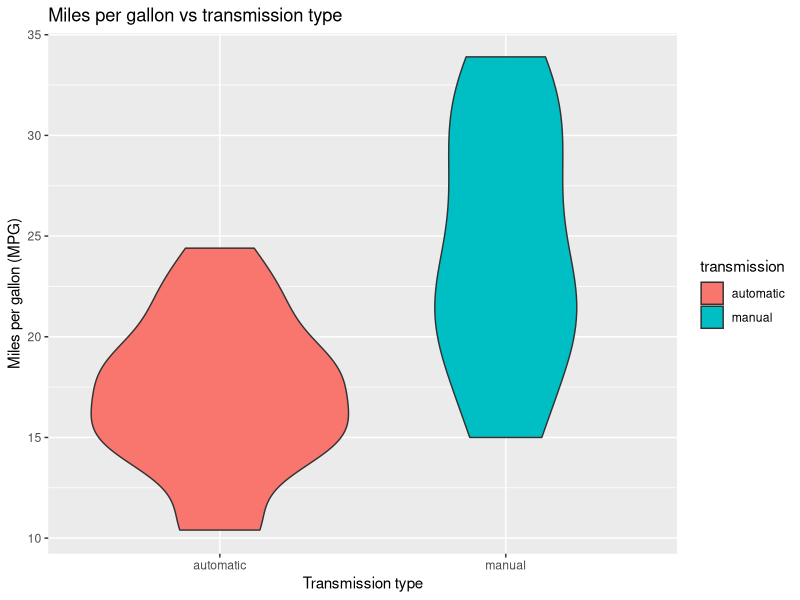
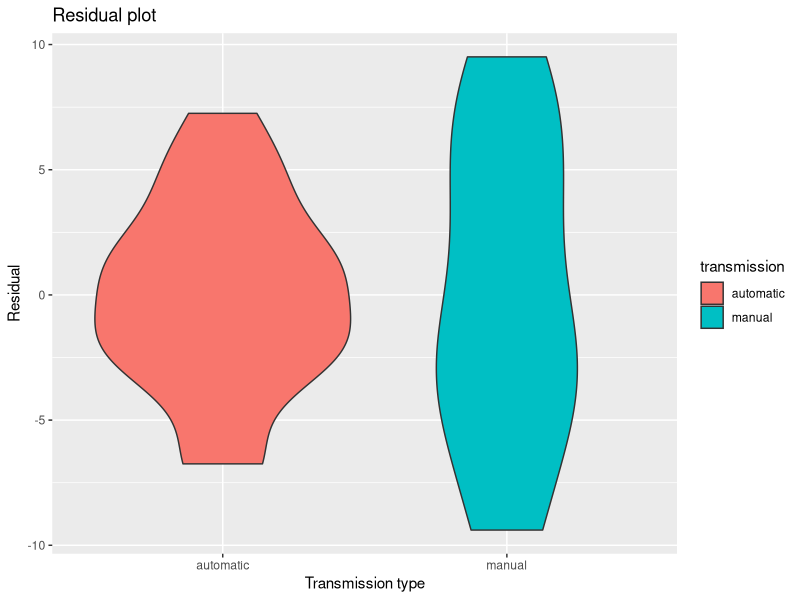
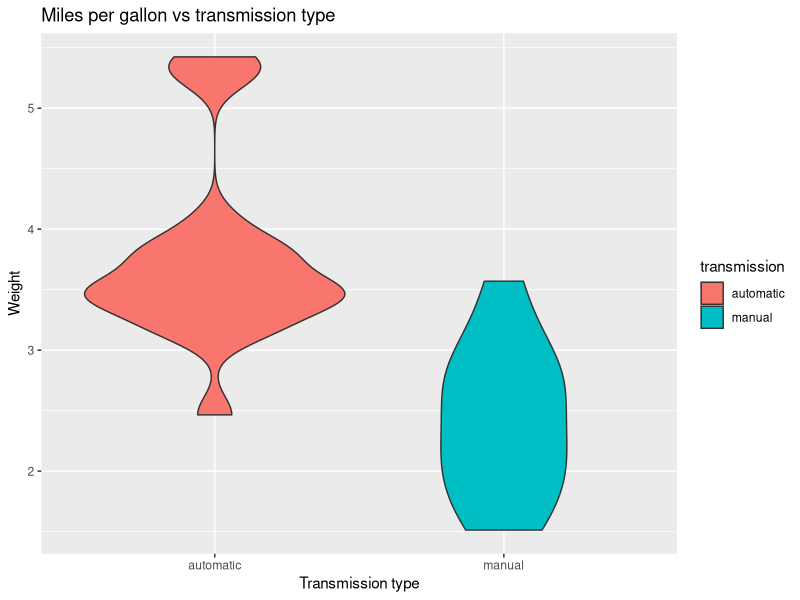

The R source for these figures, in order:
## ---- chunk 1
library(dplyr)
library(ggplot2)
df <- mtcars %>%
    mutate(transmission = ifelse(am==0,"automatic","manual")) %>%
    mutate(am = as.factor(am)) %>%
    mutate(transmission = as.factor(transmission))
str(df)
## ---- chunk 2
ggplot(data=df, aes(x=transmission,y=mpg)) +
    geom_violin(aes(fill=transmission)) + 
    labs(x = "Transmission type",
         y="Miles per gallon (MPG)",
         title="Miles per gallon vs transmission type");
## ---- chunk 3
fit <- lm(mpg ~ transmission, data = df)
summary(fit)
## ---- chunk 4
df <- df %>%
    mutate(residual = resid(fit))
ggplot(data=df, aes(x=transmission,y=residual)) +
    geom_violin(aes(fill=transmission)) + 
    labs(x = "Transmission type",
         y="Residual",
         title="Residual plot");
## ---- chunk 5
## round(dfbetas(fit)[,2],3)
## round(hatvalues(fit),3)
## par(mfrow=c(2,2))
## plot(fit)
## ---- chunk 6
fit.wt <- lm(wt ~ transmission, data = df)
summary(fit.wt)
## ---- chunk 7
ggplot(data=df, aes(x=transmission,y=wt)) +
    geom_violin(aes(fill=transmission)) + 
    labs(x = "Transmission type",
         y = "Weight",
         title="Miles per gallon vs transmission type");
## ---- chunk 8
fit.wt.am <- lm(mpg ~ transmission+wt, data = df)
summary(fit.wt.am)
